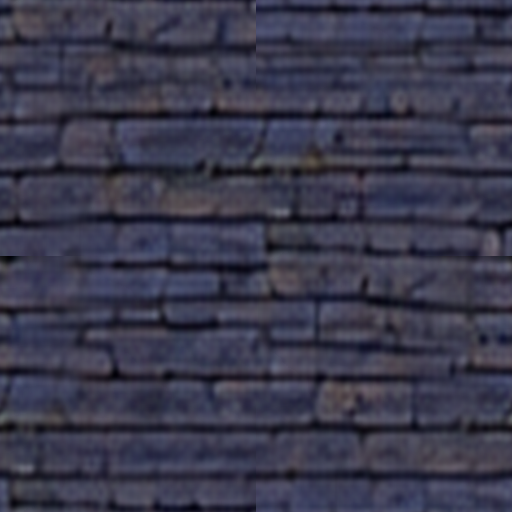
#> input picture moon-faire-witches/texture-packs/bogmire-dawnroost/bogmire-heart/stand-in/heart_deck_mossy.png, 512 x 512 px, found by its file name; its folder holds only this picture in this run
$ python tiles.py ../bogmire-heart/stand-in/heart_deck_mossy.png out.png
#> lines starting #> are read from the running program, lines starting #| are printed output that depends on the picture
# tiles.py: every stand-in of a place tiled 2 x 2 (at half size), side by side, to check for seams, blotches and glows.
# usage: tiles.py <place folder> <out.png>
import sys, os
from PIL import Image, ImageDraw
d = os.path.join(sys.argv[1], 'stand-in'); fs = sorted(os.listdir(d))
S = Image.new('RGB', (len(fs) * 520, 540), (50, 50, 50)); D = ImageDraw.Draw(S)
#> after `S = Image.new('RGB', (len(fs) * 520, 540), (50, 50, 50))`: S: PIL image 520x540 RGB; every value is 50
for i, f in enumerate(fs):
    im = Image.open(os.path.join(d, f)).convert('RGB').resize((256, 256))
    for x in (0, 256):
        for y in (0, 256): S.paste(im, (i * 520 + x, 20 + y))
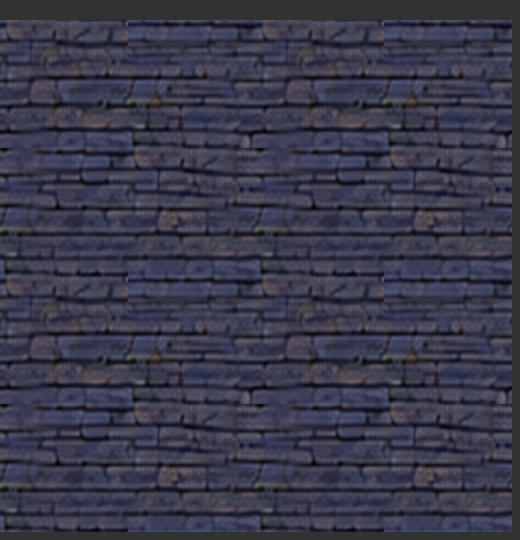
#> S: PIL image 520x540 RGB; mean R, G, B 57.9, 57.4, 75.3
    D.text((i * 520 + 2, 3), f, fill=(255, 255, 0))
S.save(sys.argv[2]); print(sys.argv[2])
#> after `S.save(sys.argv[2])`:
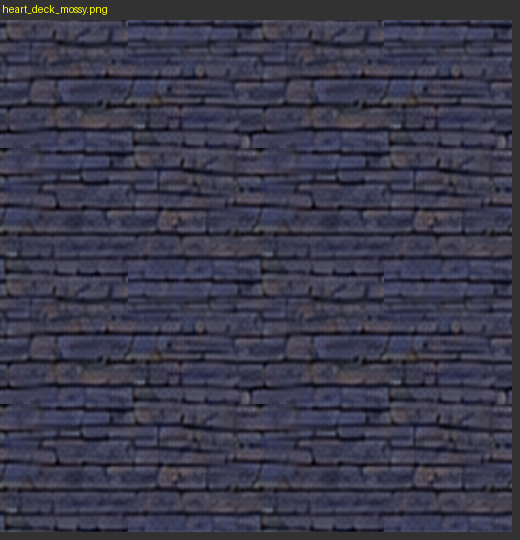
#> saved as out.png: PIL image 520x540 RGB; mean R, G, B 58.1, 57.6, 75.3
#| out.png
